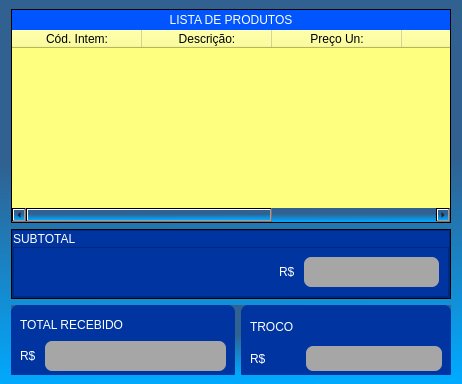
                     <widget class="QFrame" name="frame_33">
                      <property name="minimumSize">
                       <size>
                        <width>462</width>
                        <height>70</height>
                       </size>
                      </property>
                      <property name="styleSheet">
                       <string notr="true">background-color: qlineargradient(spread:pad, x1:0.518552, y1:0.414227, x2:0.52957, y2:1, stop:0 #306191 , stop:1 #00aaff);</string>
                      </property>
                      <property name="frameShape">
                       <enum>QFrame::NoFrame</enum>
                      </property>
                      <property name="frameShadow">
                       <enum>QFrame::Raised</enum>
                      </property>
                      <layout class="QVBoxLayout" name="verticalLayout_10">
                       <property name="topMargin">
                        <number>9</number>
                       </property>
                       <property name="bottomMargin">
                        <number>9</number>
                       </property>
                       <item>
                        <widget class="QFrame" name="frame_41">
                         <property name="frameShape">
                          <enum>QFrame::StyledPanel</enum>
                         </property>
                         <property name="frameShadow">
                          <enum>QFrame::Raised</enum>
                         </property>
                         <layout class="QGridLayout" name="gridLayout_25">
                          <property name="leftMargin">
                           <number>0</number>
                          </property>
                          <property name="topMargin">
                           <number>0</number>
                          </property>
                          <property name="rightMargin">
                           <number>0</number>
                          </property>
                          <property name="bottomMargin">
                           <number>0</number>
                          </property>
                          <property name="spacing">
                           <number>0</number>
                          </property>
                          <item row="0" column="0">
                           <widget class="QFrame" name="frame_46">
                            <property name="minimumSize">
                             <size>
                              <width>0</width>
                              <height>20</height>
                             </size>
                            </property>
                            <property name="styleSheet">
                             <string notr="true">background-color: rgb(0, 85, 255);</string>
                            </property>
                            <property name="frameShape">
                             <enum>QFrame::NoFrame</enum>
                            </property>
                            <property name="frameShadow">
                             <enum>QFrame::Raised</enum>
                            </property>
                            <layout class="QGridLayout" name="gridLayout_30">
                             <property name="leftMargin">
                              <number>0</number>
                             </property>
                             <property name="topMargin">
                              <number>0</number>
                             </property>
                             <property name="rightMargin">
                              <number>0</number>
                             </property>
                             <property name="bottomMargin">
                              <number>0</number>
                             </property>
                             <property name="horizontalSpacing">
                              <number>0</number>
                             </property>
                             <item row="0" column="0">
                              <widget class="QLabel" name="label_18">
                               <property name="styleSheet">
                                <string notr="true">font: 9pt &quot;Arial Rounded MT Bold&quot;;
color: rgb(255, 255, 255);</string>
                               </property>
                               <property name="text">
                                <string>LISTA DE PRODUTOS</string>
                               </property>
                               <property name="alignment">
                                <set>Qt::AlignCenter</set>
                               </property>
                              </widget>
                             </item>
                            </layout>
                           </widget>
                          </item>
                          <item row="1" column="0">
                           <widget class="QTableWidget" name="tableWidget_4">
                            <property name="sizePolicy">
                             <sizepolicy hsizetype="Preferred" vsizetype="Expanding">
                              <horstretch>0</horstretch>
                              <verstretch>0</verstretch>
                             </sizepolicy>
                            </property>
                            <property name="styleSheet">
                             <string notr="true">background-color: rgb(255, 255, 127);
 border-bottom-left-radius: 7px;
 border-bottom-right-radius: 7px;
color: rgb(0, 0, 0);</string>
                            </property>
                            <attribute name="horizontalHeaderDefaultSectionSize">
                             <number>130</number>
                            </attribute>
                            <column>
                             <property name="text">
                              <string>Cód. Intem:</string>
                             </property>
                            </column>
                            <column>
                             <property name="text">
                              <string>Descrição:</string>
                             </property>
                            </column>
                            <column>
                             <property name="text">
                              <string>Preço Un:</string>
                             </property>
                            </column>
                            <column>
                             <property name="text">
                              <string>QTD:</string>
                             </property>
                            </column>
                            <column>
                             <property name="text">
                              <string>Total</string>
                             </property>
                            </column>
                           </widget>
                          </item>
                         </layout>
                        </widget>
                       </item>
                       <item>
                        <widget class="QFrame" name="frame_44">
                         <property name="minimumSize">
                          <size>
                           <width>0</width>
                           <height>70</height>
                          </size>
                         </property>
                         <property name="maximumSize">
                          <size>
                           <width>16777215</width>
                           <height>70</height>
                          </size>
                         </property>
                         <property name="frameShape">
                          <enum>QFrame::StyledPanel</enum>
                         </property>
                         <property name="frameShadow">
                          <enum>QFrame::Raised</enum>
                         </property>
                         <layout class="QGridLayout" name="gridLayout_27">
                          <property name="leftMargin">
                           <number>0</number>
                          </property>
                          <property name="topMargin">
                           <number>0</number>
                          </property>
                          <property name="rightMargin">
                           <number>0</number>
                          </property>
                          <property name="bottomMargin">
                           <number>0</number>
                          </property>
                          <property name="spacing">
                           <number>0</number>
                          </property>
                          <item row="0" column="0">
                           <widget class="QFrame" name="frame_47">
                            <property name="minimumSize">
                             <size>
                              <width>0</width>
                              <height>50</height>
                             </size>
                            </property>
                            <property name="styleSheet">
                             <string notr="true">background-color: rgb(0, 53, 161);
</string>
                            </property>
                            <property name="frameShape">
                             <enum>QFrame::StyledPanel</enum>
                            </property>
                            <property name="frameShadow">
                             <enum>QFrame::Raised</enum>
                            </property>
                            <layout class="QVBoxLayout" name="verticalLayout_11">
                             <property name="spacing">
                              <number>0</number>
                             </property>
                             <property name="leftMargin">
                              <number>0</number>
                             </property>
                             <property name="topMargin">
                              <number>0</number>
                             </property>
                             <property name="rightMargin">
                              <number>0</number>
                             </property>
                             <property name="bottomMargin">
                              <number>0</number>
                             </property>
                             <item>
                              <widget class="QFrame" name="frame_58">
                               <property name="frameShape">
                                <enum>QFrame::NoFrame</enum>
                               </property>
                               <property name="frameShadow">
                                <enum>QFrame::Raised</enum>
                               </property>
                               <layout class="QGridLayout" name="gridLayout_21">
                                <property name="leftMargin">
                                 <number>0</number>
                                </property>
                                <property name="topMargin">
                                 <number>0</number>
                                </property>
                                <property name="rightMargin">
                                 <number>0</number>
                                </property>
                                <property name="bottomMargin">
                                 <number>0</number>
                                </property>
                                <property name="spacing">
                                 <number>0</number>
                                </property>
                                <item row="0" column="0">
                                 <widget class="QLabel" name="label_20">
                                  <property name="styleSheet">
                                   <string notr="true">font: 15pt &quot;Arial Rounded MT Bold&quot;;
color: rgb(255, 255, 255);</string>
                                  </property>
                                  <property name="text">
                                   <string>SUBTOTAL</string>
                                  </property>
                                 </widget>
                                </item>
                               </layout>
                              </widget>
                             </item>
                             <item>
                              <widget class="QFrame" name="frame_57">
                               <property name="frameShape">
                                <enum>QFrame::StyledPanel</enum>
                               </property>
                               <property name="frameShadow">
                                <enum>QFrame::Raised</enum>
                               </property>
                               <layout class="QGridLayout" name="gridLayout_26">
                                <item row="0" column="0">
                                 <spacer name="horizontalSpacer_6">
                                  <property name="orientation">
                                   <enum>Qt::Horizontal</enum>
                                  </property>
                                  <property name="sizeHint" stdset="0">
                                   <size>
                                    <width>40</width>
                                    <height>20</height>
                                   </size>
                                  </property>
                                 </spacer>
                                </item>
                                <item row="0" column="1">
                                 <widget class="QLabel" name="label_14">
                                  <property name="maximumSize">
                                   <size>
                                    <width>50</width>
                                    <height>16777215</height>
                                   </size>
                                  </property>
                                  <property name="styleSheet">
                                   <string notr="true">font: 21pt &quot;Arial Rounded MT Bold&quot;;
color: rgb(255, 255, 255);</string>
                                  </property>
                                  <property name="text">
                                   <string>R$ </string>
                                  </property>
                                 </widget>
                                </item>
                                <item row="0" column="2">
                                 <widget class="QLabel" name="LB_Total">
                                  <property name="minimumSize">
                                   <size>
                                    <width>135</width>
                                    <height>30</height>
                                   </size>
                                  </property>
                                  <property name="styleSheet">
                                   <string notr="true">font: 15pt &quot;Arial Rounded MT Bold&quot;;
color: rgb(255, 255, 255);
background-color: rgb(166, 166, 166);
border-radius:7px;</string>
                                  </property>
                                  <property name="text">
                                   <string/>
                                  </property>
                                 </widget>
                                </item>
                               </layout>
                              </widget>
                             </item>
                            </layout>
                           </widget>
                          </item>
                         </layout>
                        </widget>
                       </item>
                       <item>
                        <widget class="QFrame" name="frame_45">
                         <property name="minimumSize">
                          <size>
                           <width>0</width>
                           <height>70</height>
                          </size>
                         </property>
                         <property name="maximumSize">
                          <size>
                           <width>16777215</width>
                           <height>70</height>
                          </size>
                         </property>
                         <property name="frameShape">
                          <enum>QFrame::NoFrame</enum>
                         </property>
                         <property name="frameShadow">
                          <enum>QFrame::Raised</enum>
                         </property>
                         <layout class="QHBoxLayout" name="horizontalLayout_13">
                          <property name="leftMargin">
                           <number>0</number>
                          </property>
                          <property name="topMargin">
                           <number>0</number>
                          </property>
                          <property name="rightMargin">
                           <number>0</number>
                          </property>
                          <property name="bottomMargin">
                           <number>0</number>
                          </property>
                          <item>
                           <widget class="QFrame" name="frame_48">
                            <property name="minimumSize">
                             <size>
                              <width>0</width>
                              <height>75</height>
                             </size>
                            </property>
                            <property name="styleSheet">
                             <string notr="true">background-color: rgb(0, 53, 161);
border-radius:7px;</string>
                            </property>
                            <property name="frameShape">
                             <enum>QFrame::NoFrame</enum>
                            </property>
                            <property name="frameShadow">
                             <enum>QFrame::Raised</enum>
                            </property>
                            <layout class="QGridLayout" name="gridLayout_19">
                             <item row="0" column="0" colspan="2">
                              <widget class="QLabel" name="label_16">
                               <property name="styleSheet">
                                <string notr="true">font: 11pt &quot;Arial Rounded MT Bold&quot;;
color: rgb(255, 255, 255);</string>
                               </property>
                               <property name="text">
                                <string>TOTAL RECEBIDO</string>
                               </property>
                              </widget>
                             </item>
                             <item row="1" column="0">
                              <widget class="QLabel" name="label_13">
                               <property name="maximumSize">
                                <size>
                                 <width>50</width>
                                 <height>16777215</height>
                                </size>
                               </property>
                               <property name="styleSheet">
                                <string notr="true">font: 21pt &quot;Arial Rounded MT Bold&quot;;
color: rgb(255, 255, 255);</string>
                               </property>
                               <property name="text">
                                <string>R$ </string>
                               </property>
                              </widget>
                             </item>
                             <item row="1" column="1">
                              <widget class="QLineEdit" name="Pagamento">
                               <property name="minimumSize">
                                <size>
                                 <width>0</width>
                                 <height>30</height>
                                </size>
                               </property>
                               <property name="styleSheet">
                                <string notr="true">font: 15pt &quot;Arial Rounded MT Bold&quot;;
color: rgb(255, 255, 255);
background-color: rgb(166, 166, 166);</string>
                               </property>
                               <property name="text">
                                <string/>
                               </property>
                               <property name="alignment">
                                <set>Qt::AlignRight|Qt::AlignTrailing|Qt::AlignVCenter</set>
                               </property>
                              </widget>
                             </item>
                            </layout>
                           </widget>
                          </item>
                          <item>
                           <widget class="QFrame" name="frame_49">
                            <property name="minimumSize">
                             <size>
                              <width>210</width>
                              <height>75</height>
                             </size>
                            </property>
                            <property name="styleSheet">
                             <string notr="true">background-color: rgb(0, 53, 161);
border-radius:7px;</string>
                            </property>
                            <property name="frameShape">
                             <enum>QFrame::NoFrame</enum>
                            </property>
                            <property name="frameShadow">
                             <enum>QFrame::Raised</enum>
                            </property>
                            <layout class="QGridLayout" name="gridLayout_20">
                             <item row="0" column="0" colspan="2">
                              <widget class="QLabel" name="label_17">
                               <property name="styleSheet">
                                <string notr="true">font: 11pt &quot;Arial Rounded MT Bold&quot;;
color: rgb(255, 255, 255);</string>
                               </property>
                               <property name="text">
                                <string>TROCO</string>
                               </property>
                              </widget>
                             </item>
                             <item row="1" column="0">
                              <widget class="QLabel" name="label_12">
                               <property name="maximumSize">
                                <size>
                                 <width>50</width>
                                 <height>16777215</height>
                                </size>
                               </property>
                               <property name="styleSheet">
                                <string notr="true">font: 21pt &quot;Arial Rounded MT Bold&quot;;
color: rgb(255, 255, 255);</string>
                               </property>
                               <property name="text">
                                <string>R$ </string>
                               </property>
                              </widget>
                             </item>
                             <item row="1" column="1">
                              <widget class="QLabel" name="Valor_Troco">
                               <property name="minimumSize">
                                <size>
                                 <width>0</width>
                                 <height>25</height>
                                </size>
                               </property>
                               <property name="styleSheet">
                                <string notr="true">font: 15pt &quot;Arial Rounded MT Bold&quot;;
color: rgb(255, 255, 255);
background-color: rgb(166, 166, 166);</string>
                               </property>
                               <property name="text">
                                <string/>
                               </property>
                              </widget>
                             </item>
                            </layout>
                           </widget>
                          </item>
                         </layout>
                        </widget>
                       </item>
                      </layout>
                     </widget>
